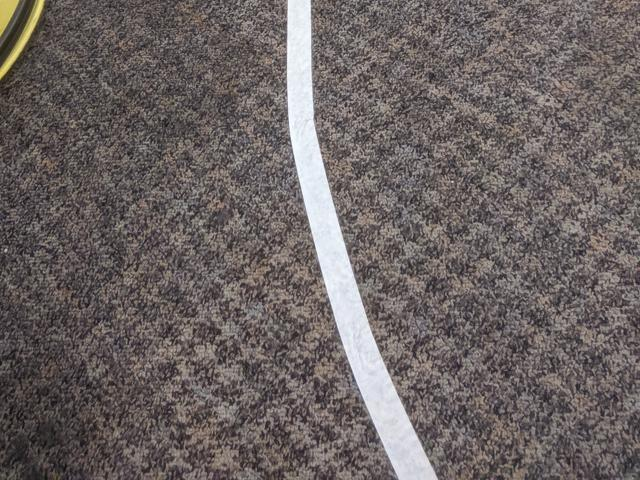
#> input picture opencv_test/images/1.jpg, 640 x 480 px; its folder holds only this picture in this run
$ python algorithms.py   (older library calls are emulated)
#> lines starting #> are read from the running program, lines starting #| are printed output that depends on the picture; after the words box and inside, x2 and y2 are one past the last pixel; in counts of white or black regions, pixels touching at a corner belong together
import cv2
import numpy as np
import os
import sys
import math
import os
import logging
import geom_util as geom
import roi
import track_conf as tconf

# Set whether images should be displayed/saved
show = False
write = True

def main():
    # Images
    files = [1, 8, 11, 14, 21, 28, 31, 34]

    # Make output image directory
    output_dir = os.path.join(os.getcwd(), 'output')
    if not os.path.exists(output_dir):
        os.makedirs(output_dir)

    # Read image
    for f in files:
        img = cv2.imread('images/{}.jpg'.format(f), cv2.IMREAD_GRAYSCALE)
#> img: shape (480, 640); min 9, max 255, mean 101.8

        threshold(img, f)
        a_method(img, f)
        contours(img, f)

def threshold(img, f):
    # Show original image
    # cv2.imshow('Original Image', img)

    # Show original image after thresholding
#> called with f = 1
    thresh = 190
    _, img = cv2.threshold(img, thresh, 255, cv2.THRESH_BINARY)
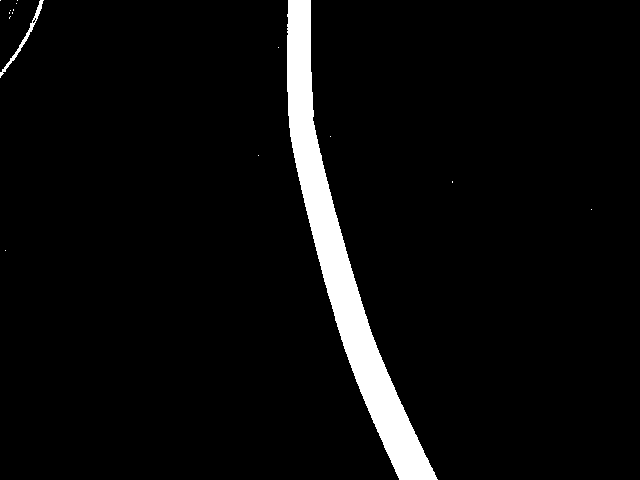
#> img: shape (480, 640); 4.8% white; 16 white regions (14 under 20 px), largest, box (x1, y1, x2, y2) and area: (287, 0, 438, 480) 14440, (0, 0, 44, 78) 298
    if show:
        cv2.imshow('Original Image Thresholded', img)

    # Save to file
    if write:
        cv2.imwrite('output/{}_Threshold.jpg'.format(f), img)

def a_method(img, f):
    # Image processing

    # Threshold image first
#> called with f = 1
    thresh = 200
    _, img = cv2.threshold(img, thresh, 255, cv2.THRESH_BINARY)
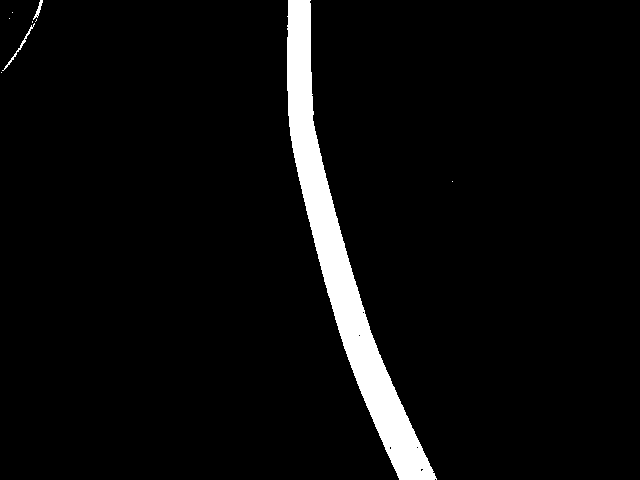
#> img: shape (480, 640); 4.7% white; 9 white regions (6 under 20 px), largest, box (x1, y1, x2, y2) and area: (287, 0, 437, 480) 14331, (2, 23, 35, 71) 114, (33, 0, 43, 20) 63

    # nxn mean filter
    n = 9
    mean_filter = np.ones((n, n), np.float32) / (n*n)
    # img = cv2.filter2D(img, -1, mean_filter)

    # nxn median filter
    n = 9
    img = cv2.medianBlur(img, n)
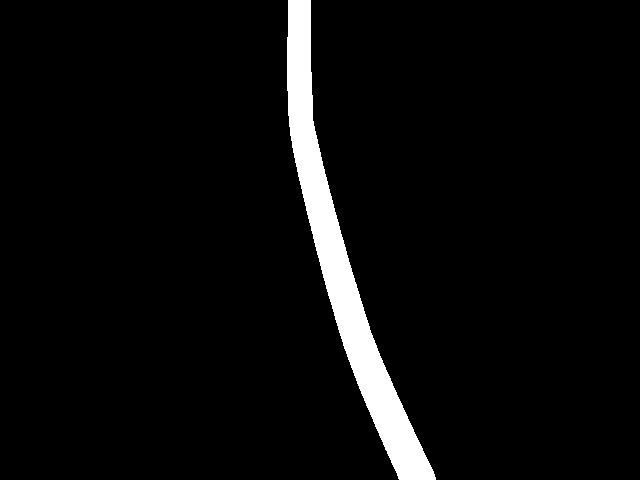
#> img: shape (480, 640); 4.7% white; 1 white region, box (x1, y1, x2, y2) and area: (287, 0, 436, 480) 14335

    # [7 lines of commented-out code are left out]
    n = -1
    scharr_x = np.uint8(np.absolute(cv2.Sobel(img, cv2.CV_64F, 1, 0, ksize=n)))
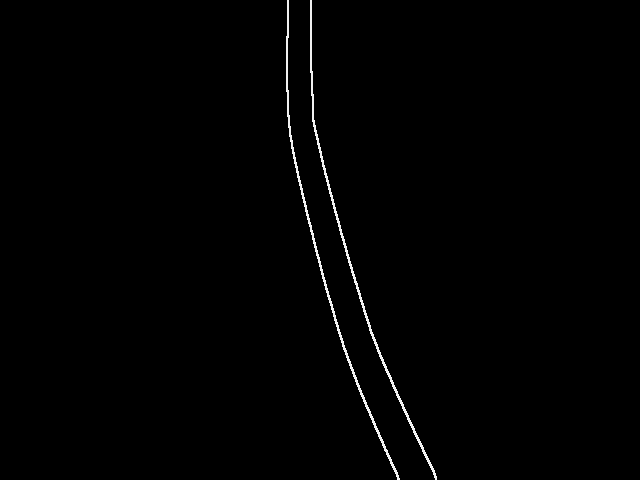
#> scharr_x: shape (480, 640); min 0, max 253, mean 1.9
    scharr_y = np.uint8(np.absolute(cv2.Sobel(img, cv2.CV_64F, 0, 1, ksize=n)))
    img = cv2.addWeighted(scharr_x, 0.5, scharr_y, 0.5, 0)

    # Show processed image
    # cv2.imshow('Processed Image', img)

    # Show processed image after thresholding
    thresh = 50
    _, img = cv2.threshold(img, thresh, 255, cv2.THRESH_BINARY)
#> img: shape (480, 640); 0.78% white in thin lines or dots, all inside (x1, y1, x2, y2) = (286, 0, 437, 480)

    # img = cv2.bitwise_not(img)

    # Test morphology

    # Dilation and erosion w/ n iterations
    n = 6
    img = cv2.dilate(img, mean_filter, iterations=n)
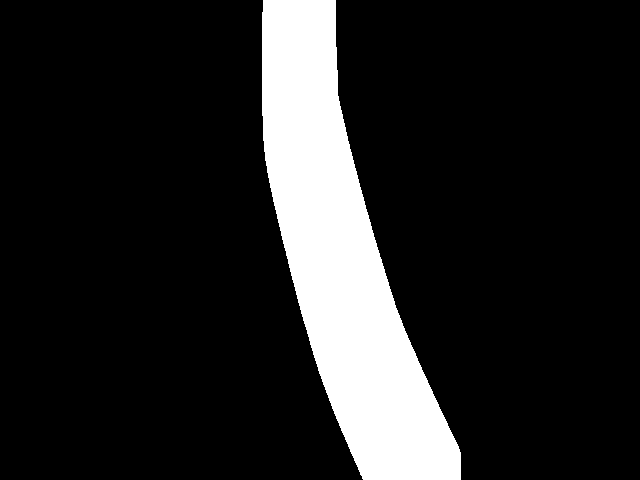
#> img: shape (480, 640); 14.4% white; 1 white region, box (x1, y1, x2, y2) and area: (262, 0, 461, 480) 44153
    img = cv2.erode(img, mean_filter, iterations=n)
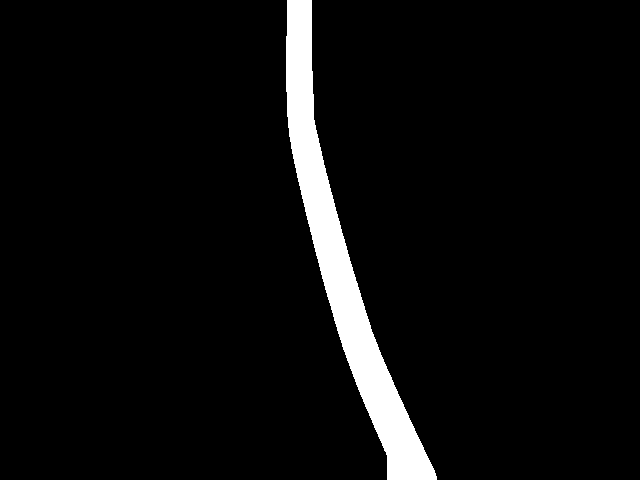
#> img: shape (480, 640); 5.1% white; 1 white region

    # Opening
    # img = cv2.morphologyEx(img, cv2.MORPH_OPEN, mean_filter)

    # Closing
    # img = cv2.morphologyEx(img, cv2.MORPH_CLOSE, mean_filter)

    if show:
        cv2.imshow('Processed Image Thresholded', img)
        cv2.waitKey(0)

    # Save to file
    if write:
        cv2.imwrite('output/{}_A.jpg'.format(f), img)


def contours(img, f):
    # Threshold image first
#> called with f = 1
    thresh = 200
    _, img = cv2.threshold(img, thresh, 255, cv2.THRESH_BINARY)

    # nxn mean filter
    n = 9
    mean_filter = np.ones((n, n), np.float32) / (n*n)
    # img = cv2.filter2D(img, -1, mean_filter)

    # nxn median filter
    n = 9
    img = cv2.medianBlur(img, n)

    # [7 lines of commented-out code are left out]
    n = -1
    scharr_x = np.uint8(np.absolute(cv2.Sobel(img, cv2.CV_64F, 1, 0, ksize=n)))
    scharr_y = np.uint8(np.absolute(cv2.Sobel(img, cv2.CV_64F, 0, 1, ksize=n)))
    img = cv2.addWeighted(scharr_x, 0.5, scharr_y, 0.5, 0)

    # img = cv2.bitwise_not(img)

    # Test morphology

    # Dilation and erosion w/ n iterations
    n = 6
    img = cv2.dilate(img, mean_filter, iterations=n)
    img = cv2.erode(img, mean_filter, iterations=n)

    contours, hierarchy = cv2.findContours(img, cv2.RETR_TREE, cv2.CHAIN_APPROX_SIMPLE)
#> contours = 1 contour; box (x1, y1, x2, y2) and area: (286, 0, 437, 480) 15148

    color_img = cv2.cvtColor(img, cv2.COLOR_GRAY2BGR)

    cv2.drawContours(color_img, contours, -1, (0,255,0), 3)
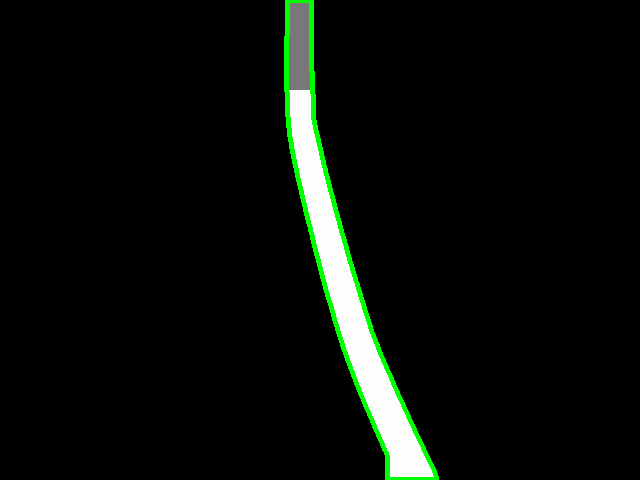
#> color_img: shape (480, 640, 3); mean B, G, R 9.6, 13.8, 9.6

    if show:
        cv2.imshow('Processed Image Contours', color_img)
        cv2.waitKey(0)

    # Save to file
    if write:
        cv2.imwrite('output/{}_Contours.jpg'.format(f), color_img)


if __name__ == '__main__':
#> (the run stopped early here; a loop or call above may not have finished)
